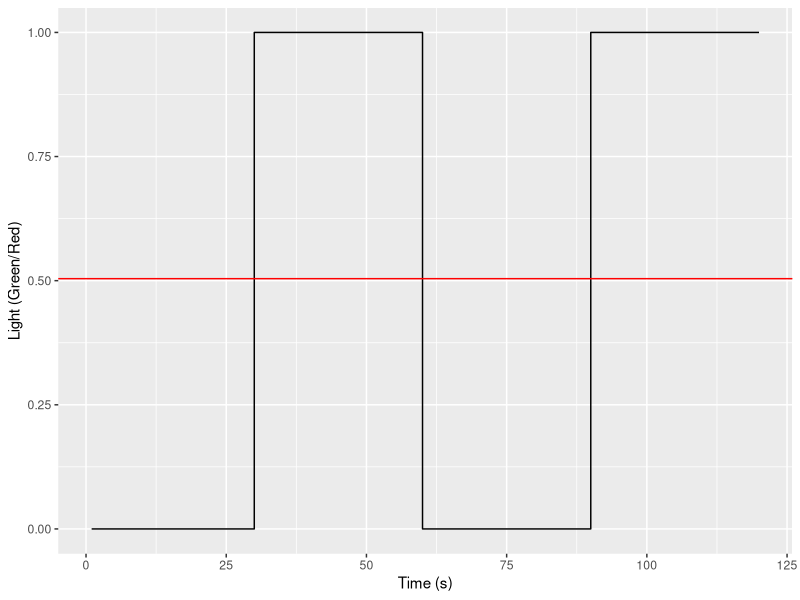

R code for this plot:
## ---- chunk 1
library(ggplot2)
N <- 1 # samples 
x <- c(seq(from = 1,  to = 30,  by = N),
       seq(from = 30, to =  60,  by = N),
       seq(from = 60, to =  90,  by = N),
       seq(from = 90, to =  120, by = N))
y <- c(rep(0, 30), rep(1, 31),rep(0, 31), rep(1, 31))
df <- data.frame(c(list(x),list(y)))
names(df) <- c("Time", "Light")
ggplot(data=df,aes(x=Time,y=Light))+geom_path() + 
  geom_hline(aes(yintercept=mean(Light)), color = "Red") + 
  labs(x='Time (s)', y = 'Light (Green/Red)')
